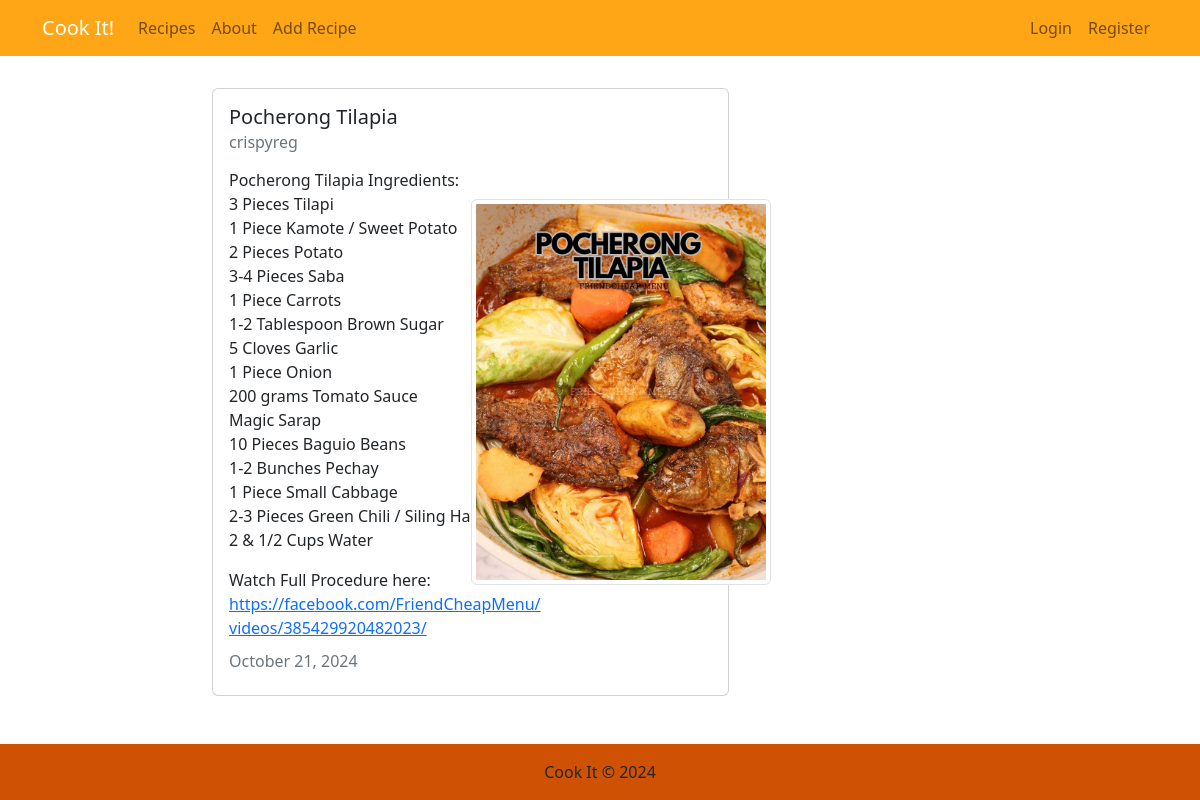
The page /recipe/9/ on the database its author committed.
### recipes/models.py (models this page shows, shortened)
class Recipe(models.Model):
  title = models.CharField(max_length=100)
  description = models.TextField()
  image = models.ImageField(upload_to='recipe_images/', blank=True, null=True)
  author = models.ForeignKey(User, on_delete=models.CASCADE)
  created_at = models.DateTimeField(auto_now_add=True)
  updated_at = models.DateTimeField(auto_now=True)

### recipes/views.py (the view)
# urls.py: path('recipe/<int:pk>/', views.RecipeDetailView.as_view(), name="recipes-detail"),
class RecipeDetailView(DetailView):
  model = Recipe

### recipes/templates/recipes/recipe_detail.html (shortened to what this page needs)
{% extends "recipes/base.html" %}
{% block content %}
<div class="card my-2 col-8">
  <div class="row g-0">
    <div class="col-md-8">
      <div class="card-body">
        <h5 class="card-title">{{ object.title }}</h5>
        <h6 class="card-subtitle mb-2 text-muted">{{ object.author }}</h6>
        <p class="card-text">{{ object.description|linebreaks|urlize }}</p>
        <h6 class="card-subtitle mb-2 text-muted">
          {{ object.updated_at|date:"F d, Y" }}
        </h6>
      </div>
    </div>
    {% if object.image %}
    <div class="col-md-3 d-flex align-items-center justify-content-center">
      <img src="{{ object.image.url }}" class="img-fluid img-thumbnail" style="max-width: 300px; height: auto; object-fit: cover;" alt="{{ object.title }}">
    </div>
    {% endif %}
  </div>
</div>
{% endblock content %}

### recipes/templates/recipes/base.html (style rules this page uses)
html, body { height: 100%; margin: 0; display: flex; flex-direction: column; }

### rows shown on the page
Recipe: title "Pocherong Tilapia", author "crispyreg", description "Pocherong Tilapia Ingredients: 3 Pieces Tilapi 1 Piece Kamote / Sweet Potato 2 Pieces Potato 3-4 Pieces Saba 1 Piece Carrots 1-2 Tablespoon Brown Sugar 5 Cloves Garlic 1 Piece Onion 200 grams Tomato Sauce Magic Sarap 10 Pieces Baguio Beans 1-2 Bunches Pechay 1 Piece Small Cabbage 2-3 Pieces Green Chili / Siling Haba 2 & 1/2 Cups Water Watch Full Procedure here: https://facebook.com/FriendCheapMenu/videos/385429920482023/", updated_at "October 21, 2024", image (picture)
